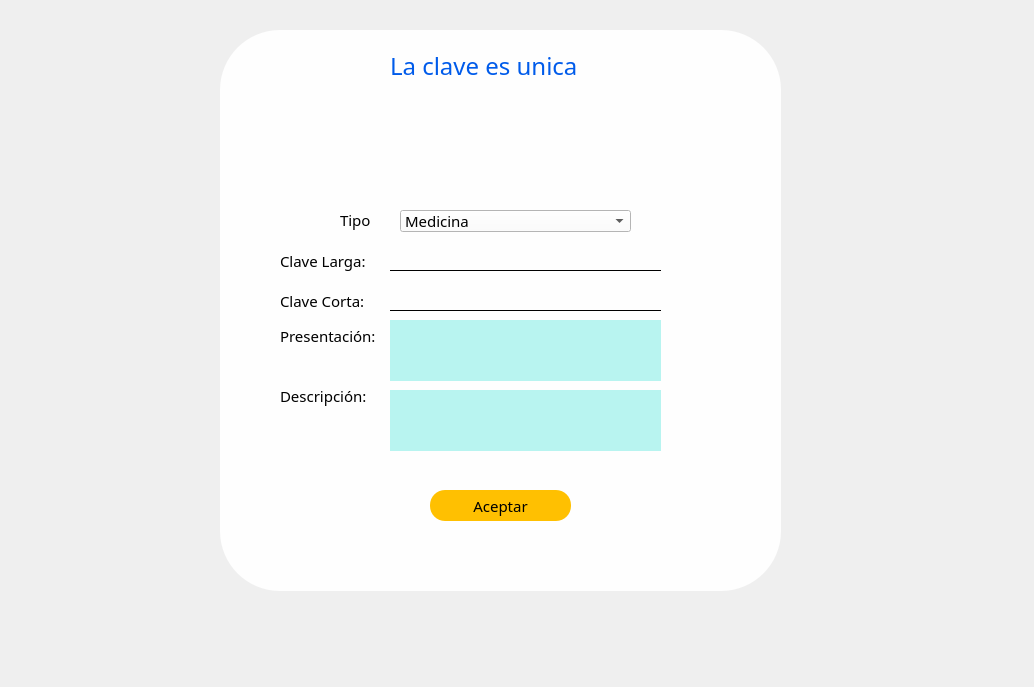
<?xml version="1.0" encoding="UTF-8"?>
<ui version="4.0">
 <class>InterFazSalida</class>
 <widget class="QWidget" name="InterFazSalida">
  <property name="geometry">
   <rect>
    <x>0</x>
    <y>0</y>
    <width>1034</width>
    <height>687</height>
   </rect>
  </property>
  <property name="windowTitle">
   <string>Claves</string>
  </property>
  <property name="windowIcon">
   <iconset>
    <normaloff>../imagenes/medicina.png</normaloff>../imagenes/medicina.png</iconset>
  </property>
  <property name="styleSheet">
   <string notr="true">*{
font-family:century gothic;
font-size: 15px;
}
#Frame2{
border-radius:30;
}
QLineEdit{
	border:none;
	border-bottom: 1px solid black;
}
QFrame{
border-radius: 60px;
 background:#fefefe;
}
QLabel{
	background:transparent;
}


QPushButton:hover{
background:#dea806;
}</string>
  </property>
  <widget class="QFrame" name="frame_3">
   <property name="geometry">
    <rect>
     <x>220</x>
     <y>30</y>
     <width>561</width>
     <height>561</height>
    </rect>
   </property>
   <property name="styleSheet">
    <string notr="true">
 background:#fefefe;

</string>
   </property>
   <property name="frameShape">
    <enum>QFrame::StyledPanel</enum>
   </property>
   <property name="frameShadow">
    <enum>QFrame::Raised</enum>
   </property>
   <widget class="QPushButton" name="btnFinalizarClave">
    <property name="geometry">
     <rect>
      <x>210</x>
      <y>460</y>
      <width>141</width>
      <height>31</height>
     </rect>
    </property>
    <property name="styleSheet">
     <string notr="true">QPushButton{
border-radius:15px;
background:#ffc001;

}
QPushButton:hover{
background:#dea806;
}
</string>
    </property>
    <property name="text">
     <string>Aceptar</string>
    </property>
   </widget>
   <widget class="QComboBox" name="comboboxClave">
    <property name="geometry">
     <rect>
      <x>180</x>
      <y>180</y>
      <width>231</width>
      <height>22</height>
     </rect>
    </property>
    <item>
     <property name="text">
      <string>Medicina</string>
     </property>
    </item>
    <item>
     <property name="text">
      <string>Material/Curacion</string>
     </property>
    </item>
   </widget>
   <widget class="QLabel" name="label_20">
    <property name="geometry">
     <rect>
      <x>120</x>
      <y>180</y>
      <width>31</width>
      <height>20</height>
     </rect>
    </property>
    <property name="text">
     <string>Tipo:</string>
    </property>
   </widget>
   <widget class="QTextEdit" name="TextDescriClave">
    <property name="geometry">
     <rect>
      <x>170</x>
      <y>360</y>
      <width>271</width>
      <height>61</height>
     </rect>
    </property>
    <property name="styleSheet">
     <string notr="true">background-color: rgb(184, 244, 240);</string>
    </property>
   </widget>
   <widget class="QLabel" name="label_16">
    <property name="geometry">
     <rect>
      <x>60</x>
      <y>350</y>
      <width>91</width>
      <height>31</height>
     </rect>
    </property>
    <property name="text">
     <string>Descripción:</string>
    </property>
   </widget>
   <widget class="QLabel" name="label_17">
    <property name="geometry">
     <rect>
      <x>60</x>
      <y>290</y>
      <width>101</width>
      <height>31</height>
     </rect>
    </property>
    <property name="text">
     <string>Presentación:</string>
    </property>
   </widget>
   <widget class="QLabel" name="label_18">
    <property name="geometry">
     <rect>
      <x>60</x>
      <y>260</y>
      <width>101</width>
      <height>21</height>
     </rect>
    </property>
    <property name="text">
     <string>Clave Corta:</string>
    </property>
   </widget>
   <widget class="QLabel" name="label_19">
    <property name="geometry">
     <rect>
      <x>60</x>
      <y>220</y>
      <width>101</width>
      <height>21</height>
     </rect>
    </property>
    <property name="text">
     <string>Clave Larga:</string>
    </property>
   </widget>
   <widget class="QLineEdit" name="LineClaveLClave">
    <property name="geometry">
     <rect>
      <x>170</x>
      <y>210</y>
      <width>271</width>
      <height>31</height>
     </rect>
    </property>
   </widget>
   <widget class="QLineEdit" name="LineClaveCClave">
    <property name="geometry">
     <rect>
      <x>170</x>
      <y>250</y>
      <width>271</width>
      <height>31</height>
     </rect>
    </property>
   </widget>
   <widget class="QLabel" name="label_21">
    <property name="geometry">
     <rect>
      <x>170</x>
      <y>20</y>
      <width>211</width>
      <height>31</height>
     </rect>
    </property>
    <property name="styleSheet">
     <string notr="true">font-size:24px;
color:#005bea;</string>
    </property>
    <property name="text">
     <string>La clave es unica</string>
    </property>
   </widget>
   <widget class="QTextEdit" name="TextPresentaClave">
    <property name="geometry">
     <rect>
      <x>170</x>
      <y>290</y>
      <width>271</width>
      <height>61</height>
     </rect>
    </property>
    <property name="styleSheet">
     <string notr="true">background-color: rgb(184, 244, 240);</string>
    </property>
   </widget>
   <widget class="QLabel" name="label_22">
    <property name="geometry">
     <rect>
      <x>220</x>
      <y>60</y>
      <width>121</width>
      <height>111</height>
     </rect>
    </property>
    <property name="text">
     <string/>
    </property>
    <property name="pixmap">
     <pixmap>../imagenes/claveproducto.png</pixmap>
    </property>
    <property name="scaledContents">
     <bool>true</bool>
    </property>
   </widget>
  </widget>
 </widget>
 <resources/>
 <connections/>
</ui>
